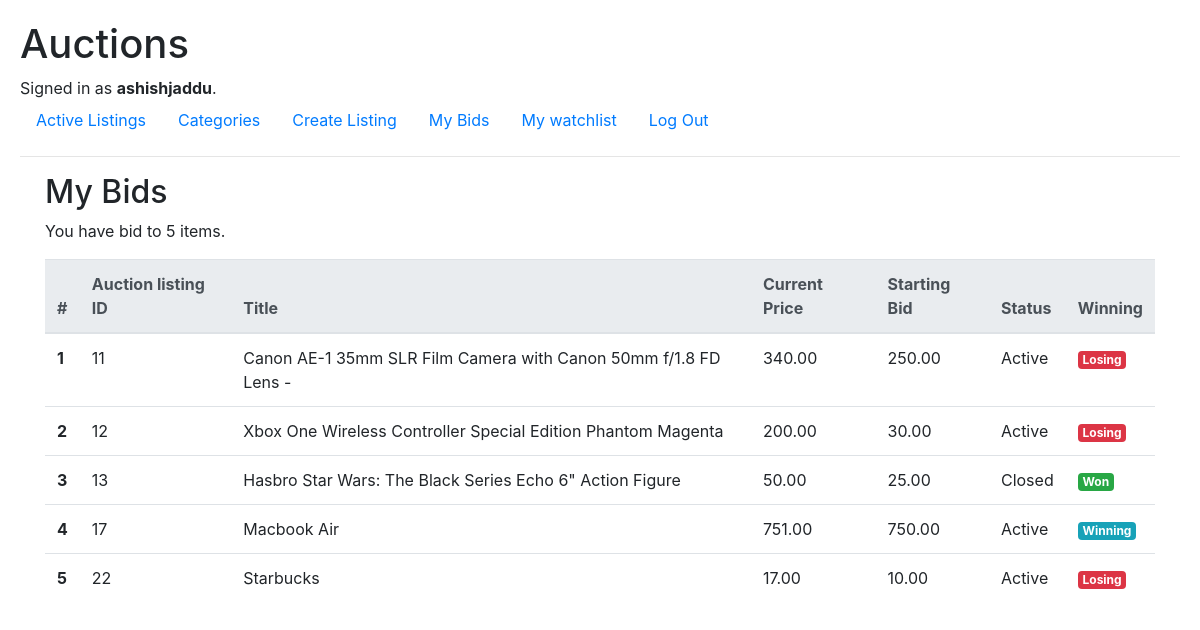
The page /mybiddings (signed in) on the database its author committed.
### auctions/models.py (models this page shows, shortened)
class User(AbstractUser):
    email = models.EmailField(unique=True)

class Auction(models.Model):
    title = models.CharField(max_length=64)
    description = models.TextField(max_length=512)
    starting_bid = models.DecimalField(max_digits=9, decimal_places=2, default=0.00)
    current_bid = models.DecimalField(max_digits=9, decimal_places=2, default=0.00)
    category = models.ForeignKey(Category, on_delete=models.CASCADE, related_name="auction_category", blank=True, null=True) # related_name search all the auctions with a given category
    imageURL = models.URLField(blank=True)
    seller = models.ForeignKey(User, on_delete=models.CASCADE, related_name="auction_seller")
    closed = models.BooleanField(default=False)
    creation_date = models.DateTimeField(auto_now_add=True)
    update_date = models.DateTimeField(auto_now=True, null=True)
    end_date = models.DateTimeField(null=True)

### auctions/views.py (the view)
# urls.py: path("mybiddings", views.mybiddings, name="mybiddings")
@login_required(login_url="login")
def mybiddings(request):
    try:
        mybiddings= Bid.objects.filter(bider=request.user.id).values('auction').distinct()
        auction_numbers = mybiddings.values_list('auction', flat=True)
        unique_auctions = Auction.objects.filter(id__in=auction_numbers)
        auction_status_dict = {}
        for auction_id in auction_numbers:
            try:
                highest_bidder = Bid.objects.filter(auction=auction_id).order_by('-bid_price').first().bider
                is_highest_bidder = highest_bidder == request.user
                auction_status_dict[auction_id] = is_highest_bidder
            except Bid.DoesNotExist:
                auction_status_dict[auction_id] = False
    except ObjectDoesNotExist:
        mybiddings = None
        unique_auctions = None
        auction_numbers = 0
    return render(request, "auctions/mybiddings.html", {
        "mybiddings": mybiddings,
        "unique_auctions": unique_auctions,
        "Num": len(unique_auctions),
        "auction_status_dict": auction_status_dict
    })

### auctions/templates/auctions/mybiddings.html
{% extends "auctions/layout.html" %}
{% block body %}
<div class="container">
    <h2>My Bids</h2>
    {% if mybiddings %}
    <div><p>You have bid to {{ Num }} items.</p></div>
    <table class="table table-hover">
        <thead class="thead-light">
          <tr>
            <th scope="col">#</th>
            <th scope="col">Auction listing ID</th>
            <th scope="col">Title</th>
            <th scope="col">Current Price</th>
            <th scope="col">Starting Bid</th>
            <th scope="col">Status</th>
            <th scope="col">Winning</th>
          </tr>
        </thead>
        <tbody>
        {% for auction in unique_auctions %}
          <tr>
            <th scope="row">{{ forloop.counter }}</th>
            <td>{{ auction.id }}</td>
            <td><a href="{% url 'listing' auction.id %}" style="color: inherit;">{{ auction.title }}</a></td>
            <td>{{ auction.current_bid }}</td>
            <td>{{ auction.starting_bid }}</td>
            <td>
                {% if auction.closed %}
                    Closed
                {% else %}
                    Active
                {% endif %}
            </td>
            <td>
              {% for id, flag in auction_status_dict.items %}
              {% if id == auction.id  %}
              {% if flag and auction.closed %}
              <span class="badge badge-success" id="status">Won</span>
              {% elif flag and not auction.closed %}
              <span class="badge badge-info" id="status">Winning</span>
              {% elif not flag and auction.closed %}
              <span class="badge badge-danger" id="status">Lost</span>
              {% elif not flag and not auction.closed %}
              <span class="badge badge-danger" id="status">Losing</span>
              {% endif %}
              {% endif %}
              {% endfor %}
          </td>
          </tr>
        {% endfor %}
        </tbody>
      </table>
      {% else %}
      <p>No items in your Bidding list.</p>
      {% endif %}
</div>
{% endblock %}

### auctions/templates/auctions/layout.html (shortened to what this page needs)
{% load static %}
<!DOCTYPE html>
<html lang="en">
    <head>
        <link rel="stylesheet" href="https://stackpath.bootstrapcdn.com/bootstrap/4.4.1/css/bootstrap.min.css">
        <link href="{% static 'auctions/styles.css' %}" rel="stylesheet">
    </head>
    <body>
        <h1>Auctions</h1>
        <div>
            {% if user.is_authenticated %}
                Signed in as <strong>{{ user.username }}</strong>.
            {% else %}
                Not signed in.
            {% endif %}
        </div>
        <ul class="nav">
            <li class="nav-item">
                <a class="nav-link" href="{% url 'index' %}">Active Listings</a>
            </li>
            <li class="nav-item">
                <a class="nav-link" href="{% url 'categories' %}">Categories</a>
            </li>
            {% if user.is_authenticated %}
                <li class="nav-item">
                    <a class="nav-link" href="{% url 'create' %}">Create Listing</a>
                </li>
                <li class="nav-item">
                    <a class="nav-link" href="{% url 'mybiddings' %}">My Bids</a>
                </li>
                <li class="nav-item">
                    <a class="nav-link" href="{% url 'watchlist' %}">My watchlist</a>
                </li>
                <li class="nav-item">
                    <a class="nav-link" href="{% url 'logout' %}">Log Out</a>
                </li>
            {% endif %}
        </ul>
        <hr>
        {% block body %}
        {% endblock %}
    </body>
</html>

### auctions/static/auctions/styles.css (style rules this page uses)
body { margin: 10px; padding: 10px; }

### rows shown on the page
User: username "ashishjaddu"
Auction: id "11", title "Canon AE-1 35mm SLR Film Camera with Canon 50mm f/1.8 FD Lens -", current_bid "340.00", starting_bid "250.00", closed "Active"
Auction: id "12", title "Xbox One Wireless Controller Special Edition Phantom Magenta", current_bid "200.00", starting_bid "30.00", closed "Active"
Auction: id "13", title "Hasbro Star Wars: The Black Series Echo 6\" Action Figure", current_bid "50.00", starting_bid "25.00", closed "Closed"
Auction: id "17", title "Macbook Air", current_bid "751.00", starting_bid "750.00", closed "Active"
Auction: id "22", title "Starbucks", current_bid "17.00", starting_bid "10.00", closed "Active"

### other values the page prints
{{ Num }} "5"
